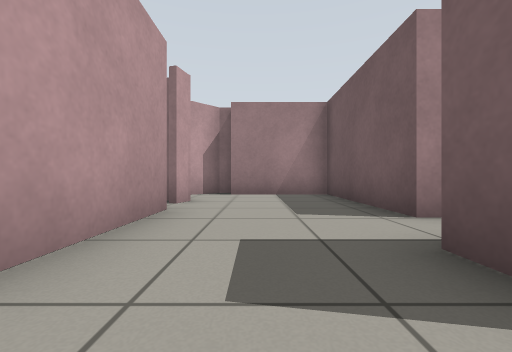
view 1 (above)

19 first-person views from a walk through a Gazebo world. The camera is 0.5 m above the floor, looks level and sees 90° across. The floor is counted in squares, 1 m on a side. Each view is taken from the middle of a square. On the plan, view 1 faces up. The plan holds only what a view shows up to about 9 squares ahead; the rest is blank. The place goes on beyond the plan.

view 2
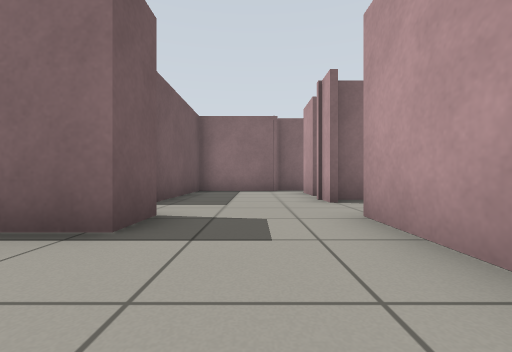

view 3
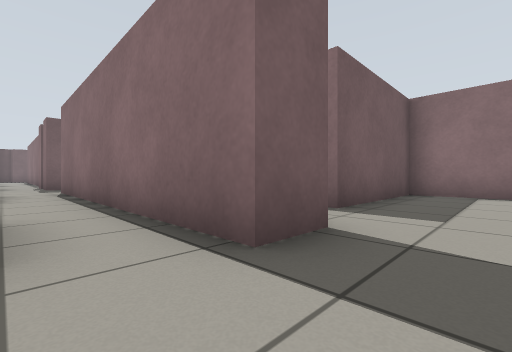

view 4
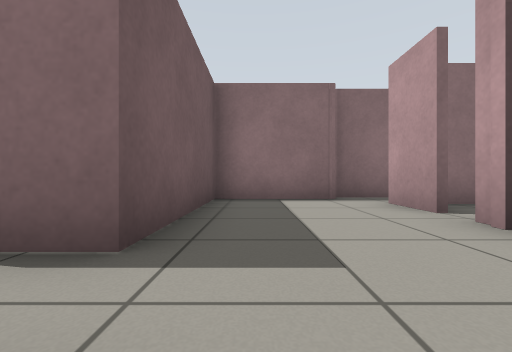

view 5
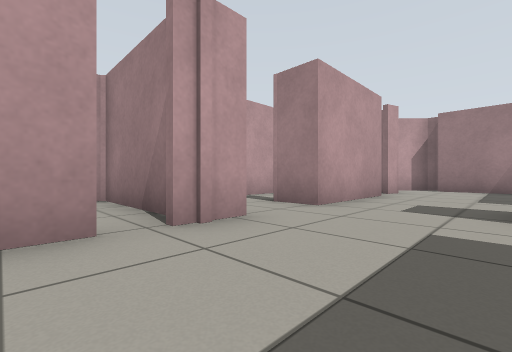

view 6
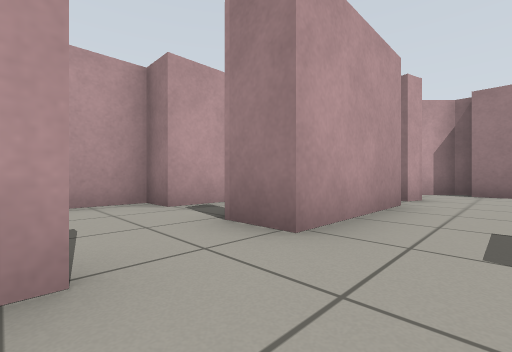

view 7
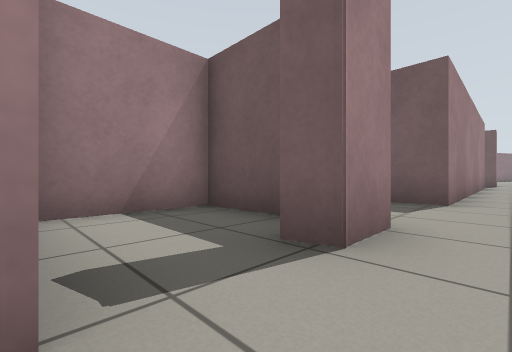

view 8
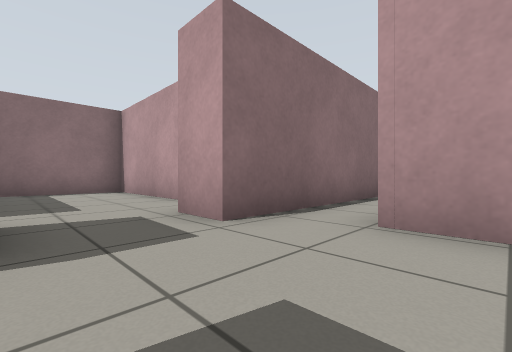

view 9
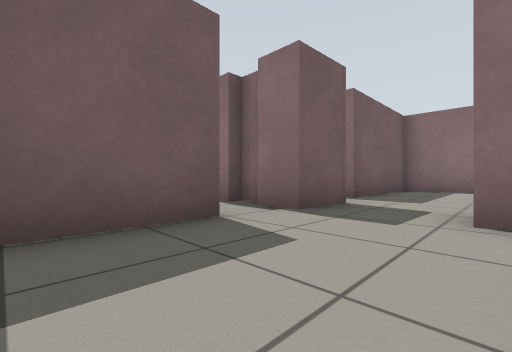

view 10
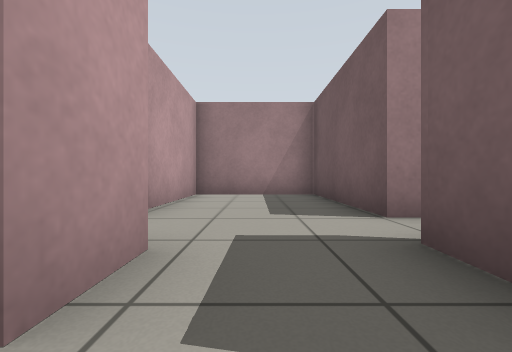

view 11
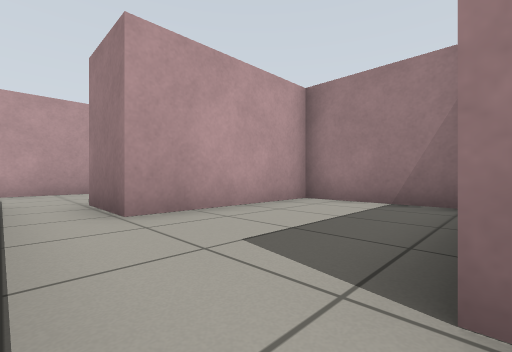

view 12
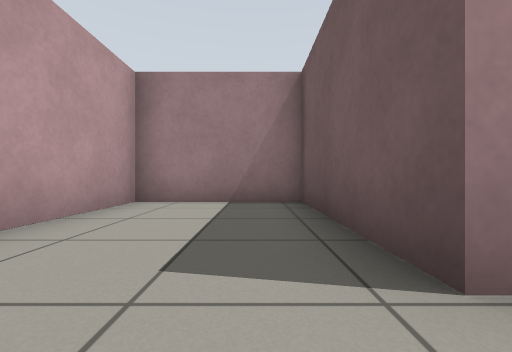

view 13
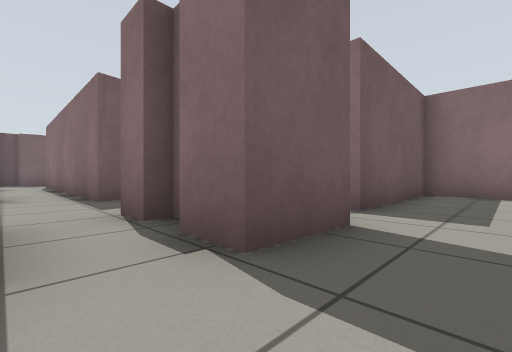

view 14
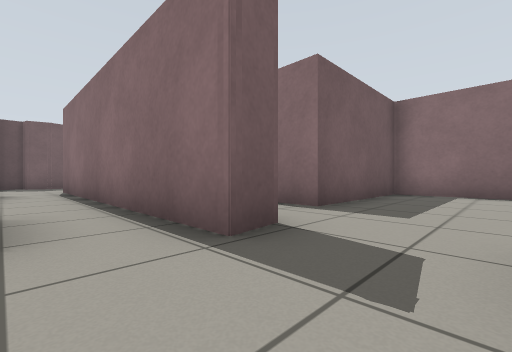

view 15
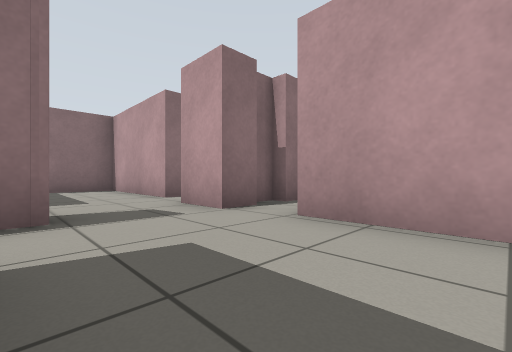

view 16
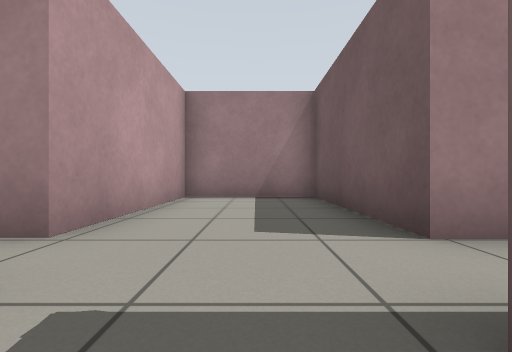

view 17
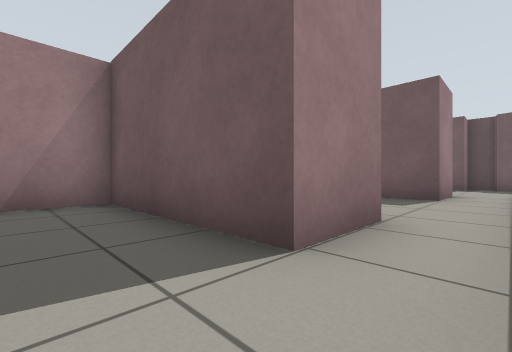

view 18
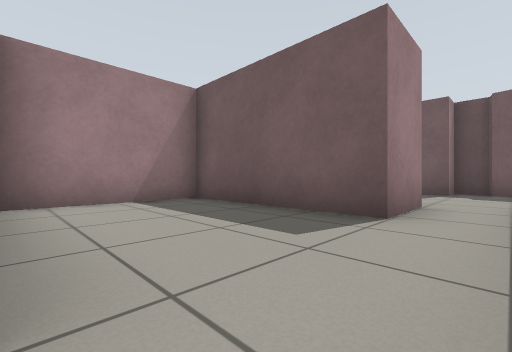

view 19
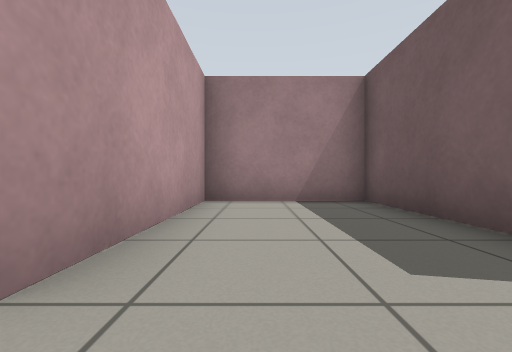

### Floor plan
Ten units are one square. View 1 is at (0, 0); x grows to the right and y downward. Boxes are objects, and circles mark ways between rooms. Rooms are numbered by the first view taken in them; rooms with no view inside come last. Other rooms are left out.
<svg viewBox="-53 -80 293 134">
<path fill="none" stroke="#000" d="M-13 24 -13 38M-13 8 -13 19M-8 45 19 45 19 7 27 7M-21 49 -8 49M35 -8 13 -8M-13 -39 -13 -8M-13 -51 -15 -46M37 -31 19 -31 19 -69 -8 -69M13 -8 13 -17 35 -17M-6 -75 -11 -75 -18 -67M-13 -8 -23 -8 -24 -13M-15 -20 -15 -37 -38 -37M-39 -28 -39 -8 -48 -8 -48 4M-24 14 -16 14M116 -31 116 -69 84 -69 84 -30M93 -17 93 -6M112 -5 112 -17 121 -17M84 10 84 45 116 45 116 7M69 -30 69 -69 37 -69 37 -31M35 -17 93 -17M164 -31 164 -69 133 -69 133 -31M136 -17 136 -6M158 -9 156 -17 166 -17M228 -31 212 -31 212 -71 180 -71 180 -31 164 -31M166 -17 235 -17M116 7 133 7 133 45 164 45 164 7 171 7"/>
<circle cx="5" cy="-10" r="3" fill="#2a7"/>
<circle cx="-20" cy="0" r="3" fill="#2a7"/>
<circle cx="25" cy="-20" r="3" fill="#2a7"/>
<circle cx="105" cy="-10" r="3" fill="#2a7"/>
<circle cx="75" cy="-20" r="3" fill="#2a7"/>
<circle cx="125" cy="0" r="3" fill="#2a7"/>
<circle cx="175" cy="-20" r="3" fill="#2a7"/>
<circle cx="145" cy="-10" r="3" fill="#2a7"/>
<text x="0" y="20">1</text>
<text x="10" y="-40">2</text>
<text x="-30" y="-10">3</text>
<text x="100" y="-40">4</text>
<text x="100" y="20">5</text>
<text x="50" y="-40">6</text>
<text x="150" y="-40">7</text>
<text x="200" y="-30">8</text>
<text x="150" y="10">9</text>
</svg>
Room 1 opens to room 2. Room 1 opens to room 3. Room 2 opens to room 6. Room 4 opens to room 5. Room 4 opens to room 6. Room 5 opens to room 9. Room 7 opens to room 8. Room 7 opens to room 9.

Where each view was taken, in squares from view 1:
view 1: 0 up, 0 right, facing up
view 2: 4 up, 0 right, facing down
view 3: 3 up, 0 right, facing down-right
view 4: 1 up, 1 right, facing down
view 5: 3 down, 1 right, facing up-left
view 6: 1 down, 0 right, facing up-left
view 7: 0 up, 4 left, facing up-right
view 8: 4 up, 11 right, facing down-left
view 9: 5 up, 9 right, facing down-right
view 10: 0 up, 10 right, facing up
view 11: 2 up, 7 right, facing up-left
view 12: 2 up, 6 right, facing up
view 13: 3 up, 10 right, facing down-right
view 14: 3 up, 14 right, facing down-right
view 15: 5 up, 16 right, facing down-left
view 16: 1 up, 15 right, facing up
view 17: 2 up, 15 right, facing up-right
view 18: 2 up, 18 right, facing up-right
view 19: 2 up, 19 right, facing up
